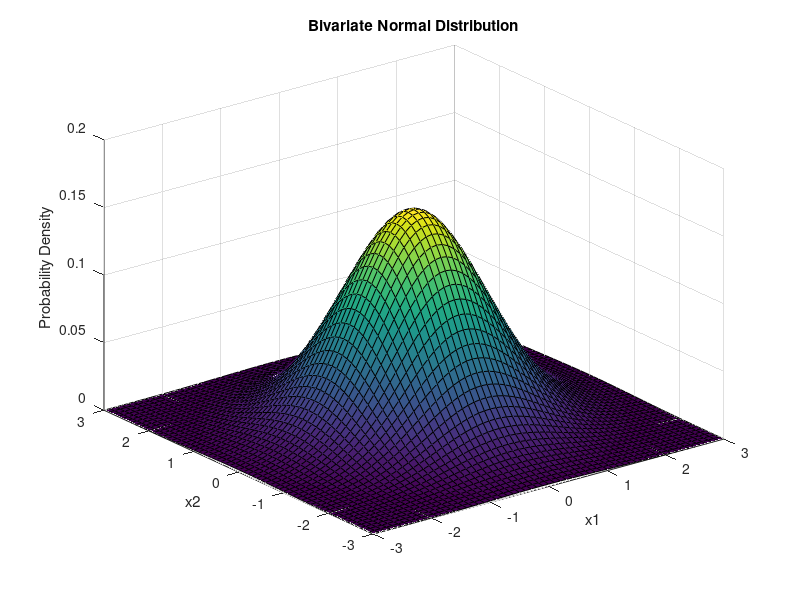
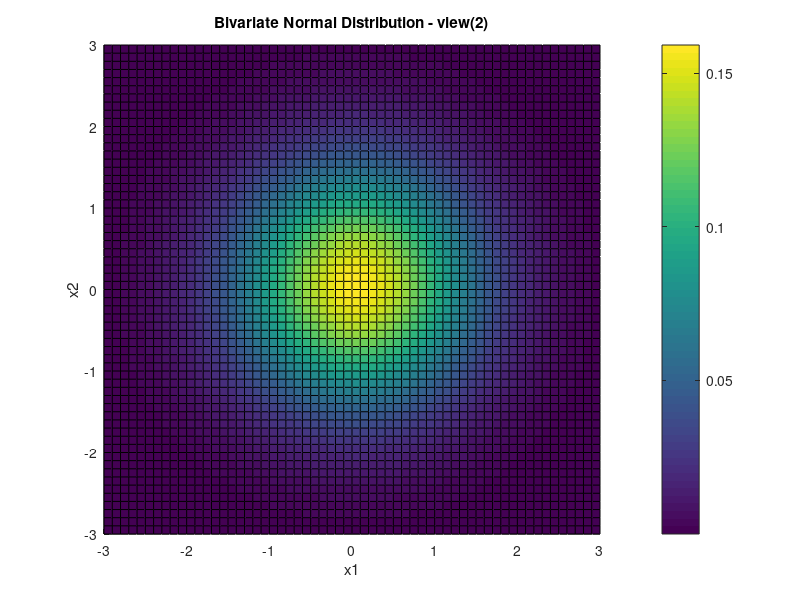
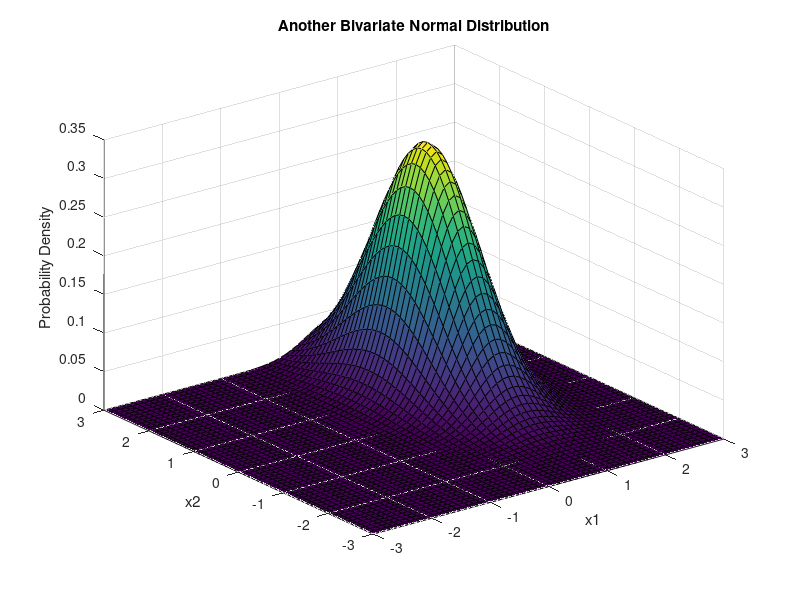
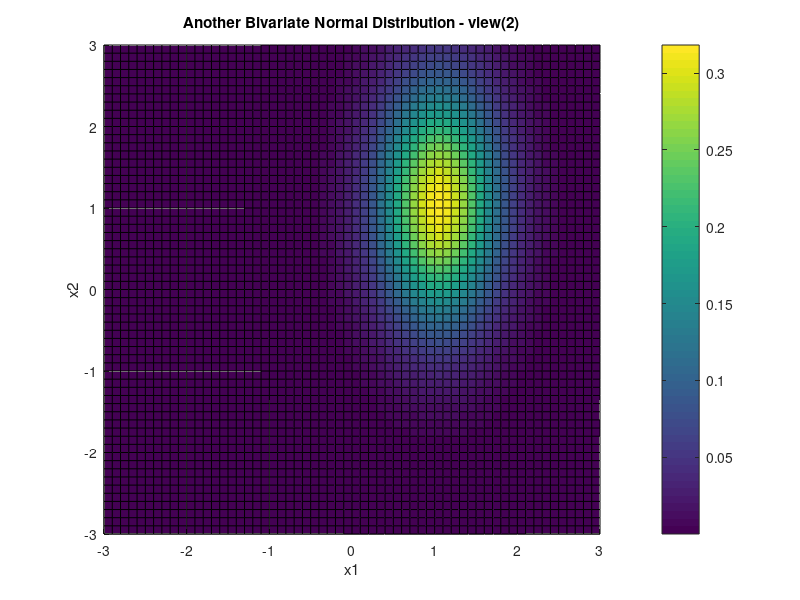

Source code (MATLAB) for these figures, in order:
%% Lab 10: Basic Statistics II
%
% Sophie Furtado
% 251250533

%% Exercise 1 

% Mean
mu = [0 0];
% Covariance matrix
Sigma = [1 0; 0 1];

x1 = -3:0.1:3;
x2 = -3:0.1:3;
[X1, X2] = meshgrid(x1,x2);
F = mvnpdf([X1(:) X2(:)], mu, Sigma);
F = reshape(F,length(x2),length(x1));

% Bivariate Normal Distribution
figure
surf(X1, X2, F);
xlabel('x1'); ylabel('x2'); zlabel('Probability Density');
title('Bivariate Normal Distribution');

% Bivariate Normal Distribution using view(2)
figure
surf(X1, X2, F);
view(2);
xlabel('x1'); ylabel('x2');
title('Bivariate Normal Distribution - view(2)');
colorbar

mu2 = [1 1];
Sigma2 = [0.25 0; 0 1];

F2 = mvnpdf([X1(:) X2(:)], mu2, Sigma2);
F2 = reshape(F2, length(x2), length(x1));

% Bivariate Normal Distribution with new mu and sigma
figure
surf(X1, X2, F2);
xlabel('x1'); ylabel('x2'); zlabel('Probability Density');
title('Another Bivariate Normal Distribution');

% Bivariate Normal Distribution using view(2) with new mu and sigma
figure
surf(X1, X2, F2);
view(2);
xlabel('x1'); ylabel('x2');
title('Another Bivariate Normal Distribution - view(2)');
colorbar

mu3 = [1 -1];
Sigma3 = [1 0.5; 0.5 1];
rng('default')
R = mvnrnd(mu3, Sigma3, 500);

% Plot using Generate Multivariate Normal Random Numbers
figure
scatter(R(:,1), R(:,2), 'filled')
xlabel('x1'); ylabel('x2');
title('Random Samples from Bivariate Normal Distribution');

mu4 = [2 3];
Sigma4 = [1 -1.5; -1.5 3];
R2 = mvnrnd(mu4, Sigma4, 500);

% Plot using Generate Multivariate Normal Random Numbers using new mu and
% sigma
figure
scatter(R2(:,1), R2(:,2), 'filled')
xlabel('x1'); ylabel('x2');
title('Random Samples from Another Bivariate Normal Distribution');

